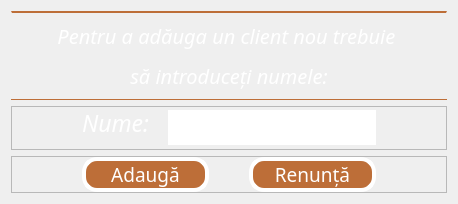
           <widget class="QWidget" name="AddWidget">
            <layout class="QVBoxLayout" name="verticalLayout_6">
             <item>
              <widget class="QFrame" name="addTextFrame">
               <property name="styleSheet">
                <string notr="true">border-bottom: 1px solid #bd6e38;
border-top: 2px solid #bd6e38;</string>
               </property>
               <property name="frameShape">
                <enum>QFrame::StyledPanel</enum>
               </property>
               <property name="frameShadow">
                <enum>QFrame::Raised</enum>
               </property>
               <layout class="QVBoxLayout" name="verticalLayout_5">
                <property name="leftMargin">
                 <number>0</number>
                </property>
                <property name="rightMargin">
                 <number>0</number>
                </property>
                <item>
                 <widget class="QLabel" name="addTextLabel">
                  <property name="font">
                   <font>
                    <family>Bahnschrift</family>
                    <pointsize>15</pointsize>
                    <italic>true</italic>
                   </font>
                  </property>
                  <property name="styleSheet">
                   <string notr="true">color: white;
border: none;</string>
                  </property>
                  <property name="text">
                   <string>&lt;html&gt;&lt;head/&gt;&lt;body&gt;&lt;p align=&quot;center&quot;&gt;Pentru a adăuga un client nou trebuie &lt;/p&gt;&lt;p align=&quot;center&quot;&gt;să introduceți numele:&lt;/p&gt;&lt;/body&gt;&lt;/html&gt;</string>
                  </property>
                  <property name="alignment">
                   <set>Qt::AlignCenter</set>
                  </property>
                 </widget>
                </item>
               </layout>
              </widget>
             </item>
             <item>
              <widget class="QFrame" name="InsertNameFrame">
               <property name="frameShape">
                <enum>QFrame::StyledPanel</enum>
               </property>
               <property name="frameShadow">
                <enum>QFrame::Raised</enum>
               </property>
               <layout class="QHBoxLayout" name="horizontalLayout_5">
                <property name="spacing">
                 <number>13</number>
                </property>
                <property name="leftMargin">
                 <number>0</number>
                </property>
                <property name="topMargin">
                 <number>0</number>
                </property>
                <property name="rightMargin">
                 <number>0</number>
                </property>
                <property name="bottomMargin">
                 <number>0</number>
                </property>
                <item>
                 <widget class="QLabel" name="addNameLabel">
                  <property name="font">
                   <font>
                    <family>Bahnschrift</family>
                    <pointsize>17</pointsize>
                    <italic>true</italic>
                   </font>
                  </property>
                  <property name="styleSheet">
                   <string notr="true">color: white;
margin-left:  70%;
margin-bottom: 10%;
</string>
                  </property>
                  <property name="text">
                   <string>Nume: </string>
                  </property>
                  <property name="alignment">
                   <set>Qt::AlignCenter</set>
                  </property>
                  <property name="margin">
                   <number>0</number>
                  </property>
                 </widget>
                </item>
                <item>
                 <widget class="QLineEdit" name="addLineEdit">
                  <property name="minimumSize">
                   <size>
                    <width>50</width>
                    <height>0</height>
                   </size>
                  </property>
                  <property name="font">
                   <font>
                    <family>Bahnschrift</family>
                    <pointsize>17</pointsize>
                   </font>
                  </property>
                  <property name="styleSheet">
                   <string notr="true">margin-right: 70%;
color: white;
border-top: none;
border-left: none;
border-right: none;
border-bottom: 1px solid white;

</string>
                  </property>
                  <property name="alignment">
                   <set>Qt::AlignCenter</set>
                  </property>
                  <property name="dragEnabled">
                   <bool>false</bool>
                  </property>
                 </widget>
                </item>
               </layout>
              </widget>
             </item>
             <item>
              <widget class="QFrame" name="addButtonsFrame">
               <property name="frameShape">
                <enum>QFrame::StyledPanel</enum>
               </property>
               <property name="frameShadow">
                <enum>QFrame::Raised</enum>
               </property>
               <layout class="QHBoxLayout" name="horizontalLayout_6">
                <property name="spacing">
                 <number>40</number>
                </property>
                <property name="leftMargin">
                 <number>0</number>
                </property>
                <property name="topMargin">
                 <number>0</number>
                </property>
                <property name="rightMargin">
                 <number>0</number>
                </property>
                <property name="bottomMargin">
                 <number>0</number>
                </property>
                <item>
                 <widget class="QPushButton" name="addPushBUtton">
                  <property name="minimumSize">
                   <size>
                    <width>0</width>
                    <height>34</height>
                   </size>
                  </property>
                  <property name="font">
                   <font>
                    <family>Bahnschrift</family>
                    <pointsize>14</pointsize>
                   </font>
                  </property>
                  <property name="styleSheet">
                   <string notr="true">background-color: #bd6e38;
color: white;
border: 4px solid white;
border-radius: 15px;
margin-left: 70%;</string>
                  </property>
                  <property name="text">
                   <string>Adaugă</string>
                  </property>
                 </widget>
                </item>
                <item>
                 <widget class="QPushButton" name="quitPushButton">
                  <property name="minimumSize">
                   <size>
                    <width>0</width>
                    <height>34</height>
                   </size>
                  </property>
                  <property name="font">
                   <font>
                    <family>Bahnschrift</family>
                    <pointsize>14</pointsize>
                   </font>
                  </property>
                  <property name="styleSheet">
                   <string notr="true">background-color: #bd6e38;
color: white;
border: 4px solid white;
border-radius: 15px;
margin-right: 70%;</string>
                  </property>
                  <property name="text">
                   <string>Renunță</string>
                  </property>
                 </widget>
                </item>
               </layout>
              </widget>
             </item>
            </layout>
           </widget>
